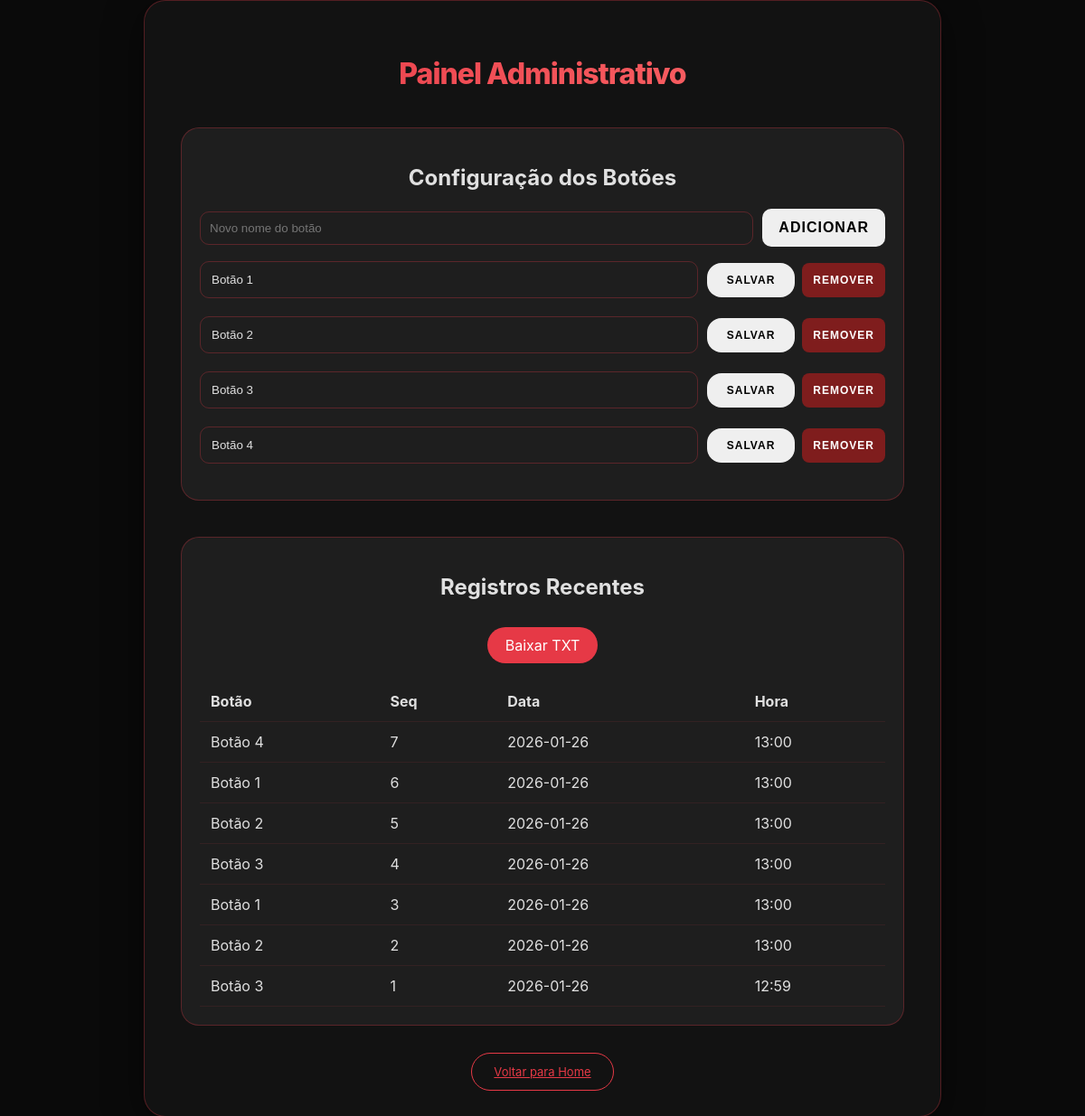
/admin, run on an earlier commit of the app's database.
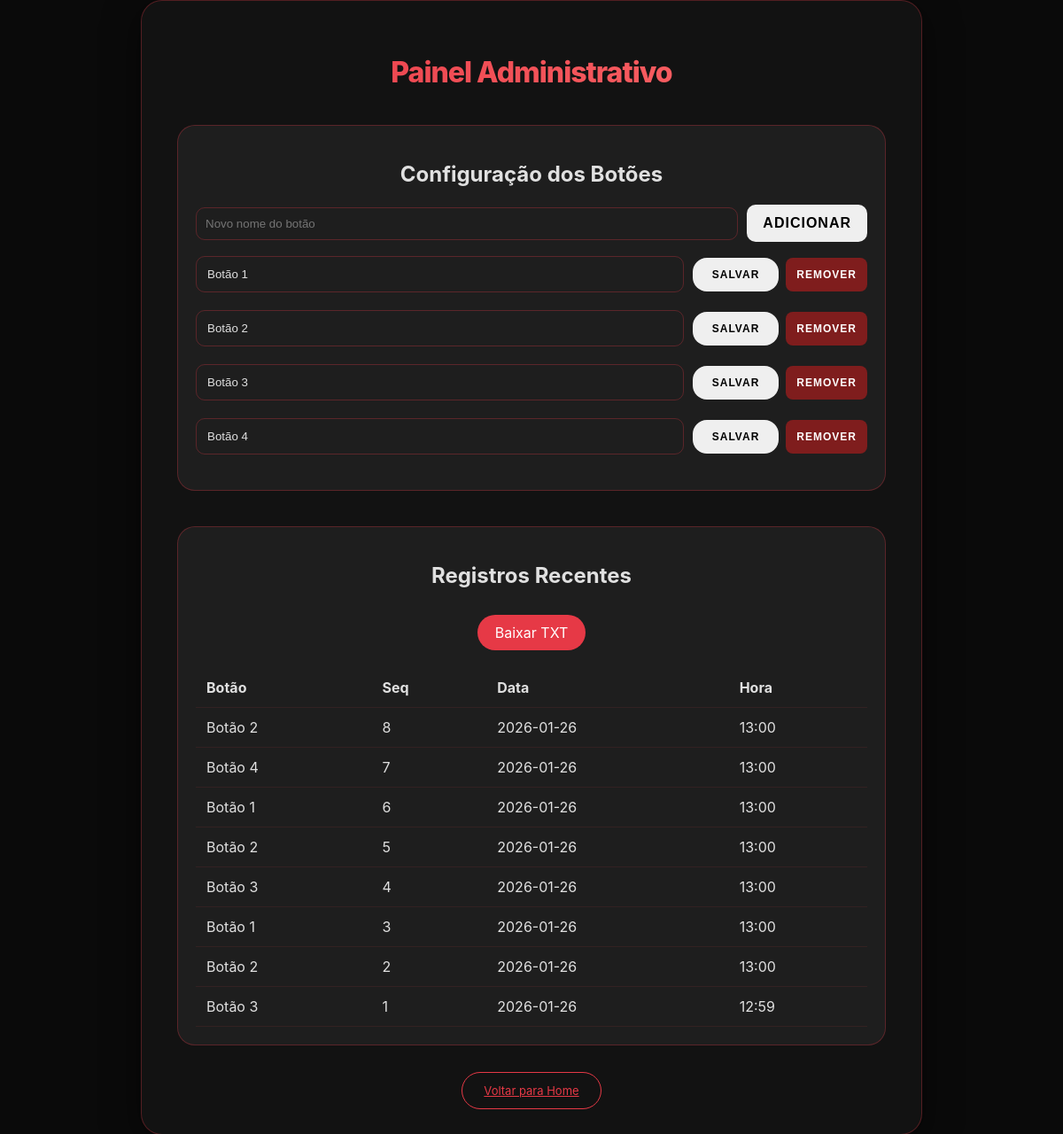
And on a later commit of the database.
### tables this page shows
CREATE TABLE botoes (
            id INTEGER PRIMARY KEY,
            nome TEXT
        );

CREATE TABLE cliques (
            id INTEGER PRIMARY KEY AUTOINCREMENT,
            botao TEXT,
            sequencial INTEGER,
            data TEXT,
            hora TEXT
        );

### app.py (the view)
@app.route('/admin')
def admin():
    conn = sqlite3.connect(DB_PATH)
    c = conn.cursor()
    c.execute("SELECT id, nome FROM botoes ORDER BY id")
    botoes = c.fetchall()
    c.execute("SELECT botao, sequencial, data, hora FROM cliques ORDER BY id DESC LIMIT 50")
    cliques = c.fetchall()
    conn.close()
    return render_template('admin.html', botoes=botoes, cliques=cliques)

### templates/admin.html (shortened to what this page needs)
<!DOCTYPE html>
<html lang="pt">
<head>
    <link rel="stylesheet" href="{{ url_for('static', filename='style.css') }}">
</head>
<body class="dark-mode">
    <div class="container" style="max-width: 800px;">
        <h1>Painel Administrativo</h1>
        <div class="admin-section">
            <h2>Configuração dos Botões</h2>
            <div style="display:flex; gap:10px; margin-bottom:16px; align-items:center;">
                <input type="text" id="new-button-name" placeholder="Novo nome do botão" style="flex:1; padding:10px; border-radius:10px; border:1px solid var(--border-vermelho); background:transparent; color:inherit;">
                <button onclick="addButton()" style="padding:10px 16px; border-radius:10px;">Adicionar</button>
            </div>
            {% for btn in botoes %}
            <div class="config-grid">
                <input type="text" id="name-{{ btn[0] }}" value="{{ btn[1] }}">
                <div style="display:flex; gap:8px; align-items:center;">
                    <button onclick="updateButton({{ btn[0] }})" style="padding: 10px 20px; font-size: 12px;">Salvar</button>
                    <button onclick="deleteButton({{ btn[0] }})" style="padding: 10px; font-size: 12px; background:#7f1d1d; color:white; border-radius:8px;">Remover</button>
                </div>
            </div>
            {% endfor %}
        </div>
        <div class="admin-section">
            <h2>Registros Recentes</h2>
            <a href="/admin/export" class="export-btn">Baixar TXT</a>
            <div class="table-container">
                <table>
                    <thead>
                        <tr>
                            <th>Botão</th>
                            <th>Seq</th>
                            <th>Data</th>
                            <th>Hora</th>
                        </tr>
                    </thead>
                    <tbody>
                        {% for log in cliques %}
                        <tr>
                            <td>{{ log[0] }}</td>
                            <td>{{ log[1] }}</td>
                            <td>{{ log[2] }}</td>
                            <td>{{ log[3] }}</td>
                        </tr>
                        {% endfor %}
                    </tbody>
                </table>
            </div>
        </div>
        <a href="/" id="toggleMode">Voltar para Home</a>
    </div>
</body>
</html>

### static/style.css (style rules this page uses)
:root { --preto: #0a0a0a; --branco: #ffffff; --vermelho-primario: #e63946; --vermelho-hover: #c1121f; --cinza-dark: #121212; --cinza-light: #f8f9fa; --texto-dark: #e0e0e0; --texto-light: #2d3436; --shadow-light: 0 10px 30px rgba(230, 57, 70, 0.1); --shadow-dark: 0 10px 40px rgba(0, 0, 0, 0.5); --border-vermelho: rgba(230, 57, 70, 0.3); }
body { margin: 0; font-family: 'Inter', 'Segoe UI', system-ui, -apple-system, sans-serif; transition: background-color 0.4s cubic-bezier(0.4, 0, 0.2, 1), color 0.4s; display: flex; justify-content: center; align-items: center; min-height: 100vh; overflow: hidden; }
.container { max-width: 500px; width: 90%; padding: 40px; border-radius: 24px; text-align: center; position: relative; z-index: 1; border: 1px solid var(--border-vermelho); }
h1 { margin-bottom: 40px; font-weight: 800; letter-spacing: -1px; background: linear-gradient(135deg, var(--vermelho-primario), #ff6b6b); -webkit-background-clip: text; -webkit-text-fill-color: transparent; }
button { padding: 24px; font-size: 16px; font-weight: 700; cursor: pointer; border: 2px solid transparent; border-radius: 16px; transition: all 0.3s cubic-bezier(0.4, 0, 0.2, 1); text-transform: uppercase; letter-spacing: 1px; }
body.dark-mode { background-color: var(--preto); color: var(--texto-dark); }
body.dark-mode .container { background-color: var(--cinza-dark); box-shadow: var(--shadow-dark); }
#toggleMode { margin-top: 30px; padding: 12px 24px; font-size: 13px; background: transparent; border: 1.5px solid var(--vermelho-primario); color: var(--vermelho-primario); box-shadow: none; border-radius: 30px; }

### templates/admin.html (style rules this page uses)
.admin-section { margin-bottom: 40px; background: rgba(255, 255, 255, 0.05); padding: 20px; border-radius: 20px; border: 1px solid var(--border-vermelho); }
.config-grid { display: grid; grid-template-columns: 1fr auto; gap: 10px; align-items: center; margin-bottom: 20px; }
input[type="text"] { padding: 12px; border-radius: 10px; border: 1px solid var(--border-vermelho); background: transparent; color: inherit; }
.table-container { overflow-x: auto; margin-top: 20px; }
table { width: 100%; border-collapse: collapse; text-align: left; }
th, td { padding: 12px; border-bottom: 1px solid rgba(230, 57, 70, 0.1); }
.export-btn { background: var(--vermelho-primario); color: white; padding: 10px 20px; border-radius: 30px; text-decoration: none; display: inline-block; margin-top: 10px; }

What changed in the data, as far as the page shows it:
added cliques: botao "Botão 2", sequencial "8", data "2026-01-26", hora "13:00"
